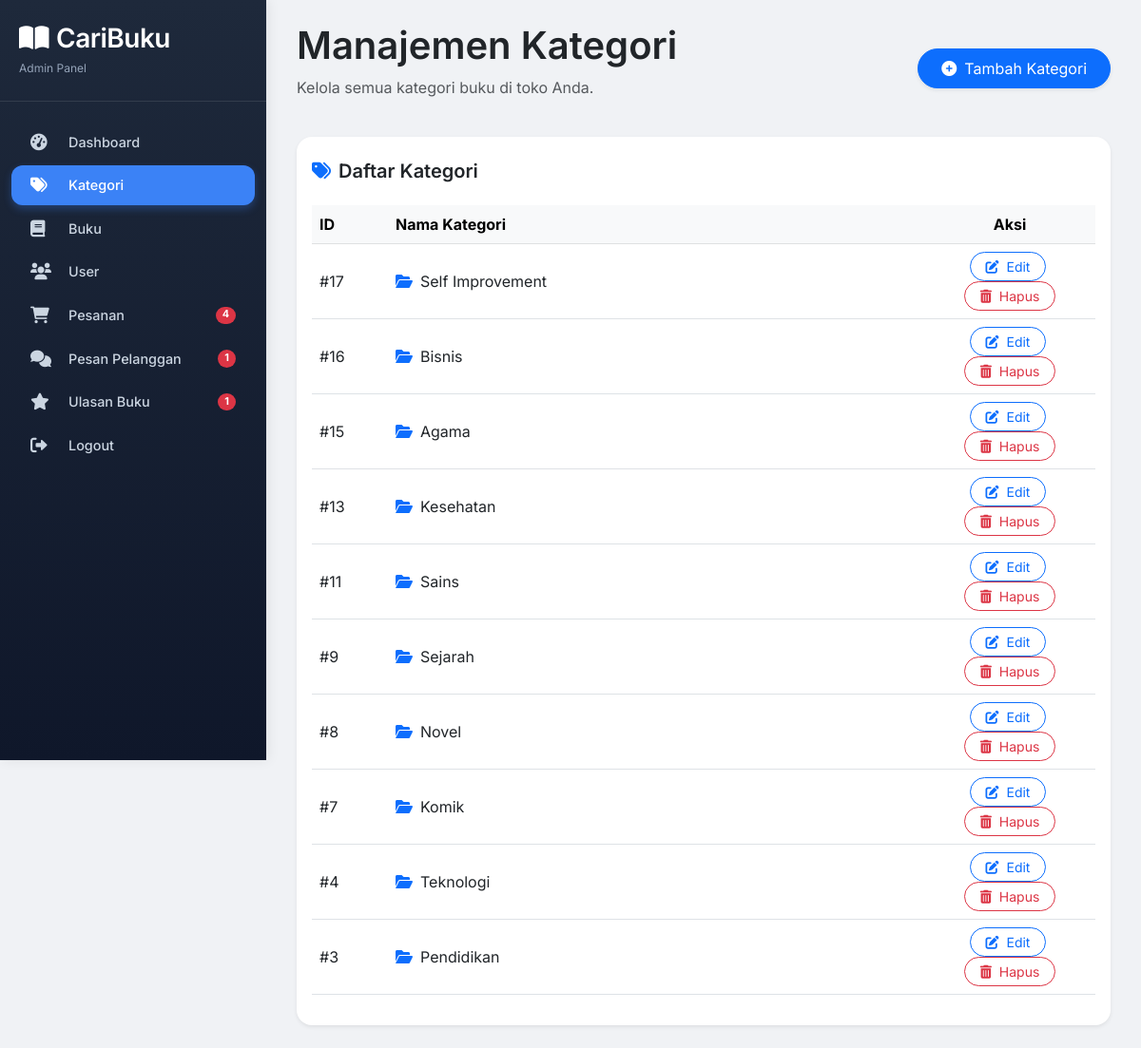
Screenshot of /admin/categories.php (signed in) with the database file from the repository.
### tables this page shows
CREATE TABLE `categories` (
  `id` int(11) NOT NULL,
  `name` varchar(100) NOT NULL,
  `created_at` timestamp NOT NULL DEFAULT current_timestamp()
);

### admin/categories.php (the view, shortened to what this page needs)
<?php
require_once __DIR__ . '/includes/header.php';
$categories = $conn->query("SELECT * FROM categories ORDER BY id DESC");
?>
<div class="d-flex justify-content-between align-items-center flex-wrap mb-4">
    <div>
        <h1 class="display-6 fw-semibold">Manajemen Kategori</h1>
        <p class="text-muted">Kelola semua kategori buku di toko Anda.</p>
    </div>
    <button class="btn btn-primary rounded-pill px-4 py-2 shadow-sm" data-bs-toggle="modal" data-bs-target="#addModal">
        <i class="fas fa-plus-circle me-2"></i>Tambah Kategori
    </button>
</div>
<div class="card border-0 shadow-sm rounded-4">
    <div class="card-header bg-transparent border-0 pt-4">
        <h5 class="fw-semibold mb-0"><i class="fas fa-tags me-2 text-primary"></i>Daftar Kategori</h5>
    </div>
    <div class="card-body">
        <div class="table-responsive">
            <table class="table table-hover align-middle">
                <thead class="table-light">
                    <tr><th width="80">ID</th><th>Nama Kategori</th><th width="180" class="text-center">Aksi</th></tr>
                </thead>
                <tbody>
                    <?php if ($categories->num_rows > 0): ?>
                        <?php while($cat = $categories->fetch_assoc()): ?>
                        <tr>
                            <td>#<?= $cat['id'] ?></td>
                            <td><i class="fas fa-folder-open text-primary me-2"></i><?= htmlspecialchars($cat['name']) ?></td>
                            <td class="text-center">
                                <button class="btn btn-sm btn-outline-primary rounded-pill px-3 me-1" data-bs-toggle="modal" data-bs-target="#editModal"
                                        data-id="<?= $cat['id'] ?>" data-name="<?= htmlspecialchars($cat['name']) ?>">
                                    <i class="fas fa-edit me-1"></i> Edit
                                </button>
                                <button class="btn btn-sm btn-outline-danger rounded-pill px-3" data-bs-toggle="modal" data-bs-target="#deleteModal"
                                        data-id="<?= $cat['id'] ?>" data-name="<?= htmlspecialchars($cat['name']) ?>">
                                    <i class="fas fa-trash-alt me-1"></i> Hapus
                                </button>
                        </tr>
                        <?php endwhile; ?>
                    <?php else: ?>
                        <tr><td colspan="3" class="text-center text-muted py-4">Belum ada kategori. Silakan tambah kategori baru. </tr>
                    <?php endif; ?>
                </tbody>
            </table>
        </div>
    </div>
</div>
<?php require_once __DIR__ . '/includes/footer.php'; ?>

### admin/includes/header.php (style rules this page uses)
* { font-family: 'Inter', sans-serif; }
body { background: #f0f2f5; margin: 0; padding: 0; }

### rows the page displays
categories: id "17", name "Self Improvement"
categories: id "16", name "Bisnis"
categories: id "15", name "Agama"
categories: id "13", name "Kesehatan"
categories: id "11", name "Sains"
categories: id "9", name "Sejarah"
categories: id "8", name "Novel"
categories: id "7", name "Komik"
categories: id "4", name "Teknologi"
categories: id "3", name "Pendidikan"

### other values shown
$pendingOrdersCount "4"
$unreadChatCount "1"
$pendingReviewsCount "1"
